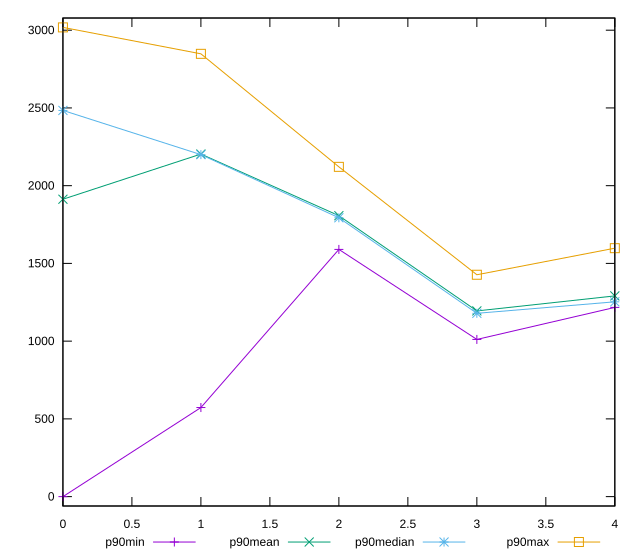

Generate this figure with gnuplot:
reset

$p90Min <<EOF
0 0
1 573
2 1590
3 1011
4 1217
EOF

$p90Mean <<EOF
0 1912.7340425531916
1 2203.351063829787
2 1806.872340425532
3 1194.4574468085107
4 1291.0425531914893
EOF

$p90Median <<EOF
0 2484
1 2199.5
2 1793.5
3 1179
4 1253
EOF

$p90Max <<EOF
0 3018
1 2848
2 2121
3 1427
4 1598
EOF

set key outside below
set xrange [0:4]
set yrange [-60.36:3078.36]
set trange [-60.36:3078.36]
set terminal svg size 640, 560 enhanced background rgb 'white'
set output "report_00014_2021-02-09T15:56:05.503Z/uses-rel-preload/progression/value.svg"

plot $p90Min title "p90min" with linespoints, \
     $p90Mean title "p90mean" with linespoints, \
     $p90Median title "p90median" with linespoints, \
     $p90Max title "p90max" with linespoints

reset
